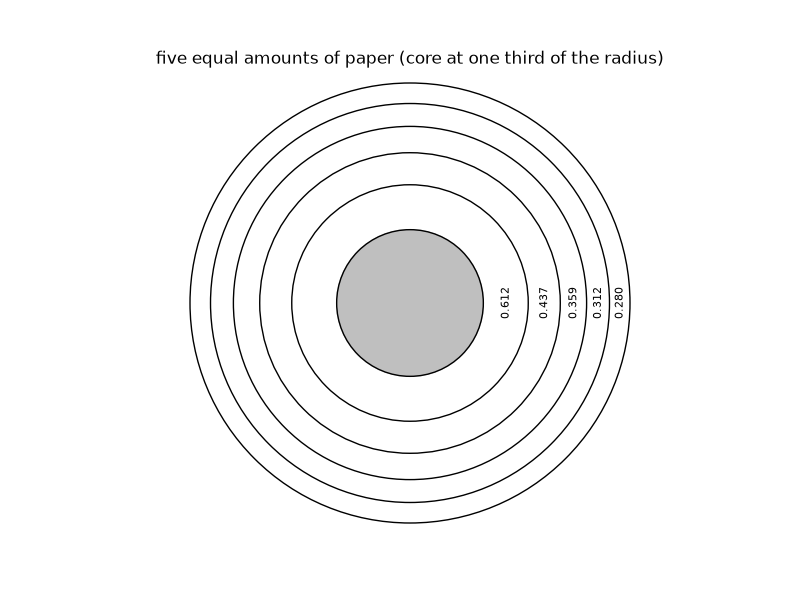

Recreate this plot in Python.
# Visualize equimaterial zones on a rolled cylinder

import numpy as np
import matplotlib.pyplot as plt

def product_remaining(r, R_new=3):
    """Fraction of product remaining by visible roll radius.

    Parameters
    ----------
    r : float, 1 <= r
        Visible radius of roll in units of r0, the cardboard cylinder radius.
    R_new : scalar, optional, default: 3
        Radius of roll when new, in units of r0.

    Returns
    -------
    Current remaining length as fraction of original length of new roll.
    """

    x = r / R_new
    f = ( ( (R_new**2) * (x**2) ) - 1 ) / ((R_new**2) - 1)

    return f

def product_visible(el_frac, R_new=3):
    """Visible roll radius by fraction of remaining product.

    Parameters
    ----------
    el_frac : float, 0 <= el_frac <= 1
        Current remaining length as fraction of original length of new roll.
    R_new : scalar, optional, default: 3
        Radius of roll when new, in units of r0, the cardboard cylinder radius.

    Returns
    -------
    Current visible radius of roll, in units of r0, the cardboard cylinder
    radius.
    """

    f = el_frac
    x = np.sqrt( ( ( ((R_new**2)-1) * f ) + 1 ) / (R_new**2) )

    return x

def visualize_danger(n, R_new=3, saveas=''):
    """Use n line segments of equal product to visualize paradox of the roll.

    Parameters
    ----------
    n : int scalar
        Number of line segments to display.
    R_new : scalar, optional, default: 3
        Radius of roll when new, in units of r0, the cardboard cylinder radius.
    saveas : str, optional, default: empty
        If not empty save figure to file 

    Returns
    -------
    None
    """

    # Start with a new figure window
    plt.close('all') # this helps get rid of old figures you forgot to close
    fh = plt.figure(figsize=(8,6)) # my favorite figure size

    ### YOUR CODE HERE ###

    # Do the core plotting commands here
    ## use the functions defined above to calculate the line segments to plot
    fracs = np.linspace(0, 1, n + 1)        # fraction remaining at each boundary
    radii = product_visible(fracs, R_new)   # in units of R_new: 1/R_new ... 1

    ax = fh.add_subplot(1, 1, 1)
    ax.add_patch(plt.Circle((0, 0), radii[0], color='0.75'))   # shaded core
    for r in radii:
        ax.add_patch(plt.Circle((0, 0), r, fill=False, color='k'))

    # Label each ring's thickness, converted from units of R_new to units of r0
    thick = np.diff(radii)                  # n thicknesses, outer ones smaller
    mids = (radii[:-1] + radii[1:]) / 2     # midpoint of each ring along +x
    for xm, t in zip(mids, thick):
        ax.text(xm, 0, f'{t * R_new:.3f}', rotation=90, fontsize=8,
                ha='center', va='center')

    # Set axes properties here for a better view
    ## things like axis limits and tick marks
    ax.set_xlim(-1.05, 1.05)
    ax.set_ylim(-1.05, 1.05)
    ax.set_aspect('equal')   # circles look like circles, not ellipses
    ax.axis('off')           # spec: no axes or labels

    # Stylize and annotate
    ## things like axes labels, font sizes, or any other finishing touches
    ax.set_title('five equal amounts of paper (core at one third of the radius)')

    ######################

    # Finally, show on screen and/or save to file
    if saveas:
        plt.savefig(saveas)
    plt.close()   # figures in this course are files: look at the saved PNG (plt.show() would pop a window instead)

if __name__ == '__main__':
    visualize_danger(5, saveas='squarespare.png')
